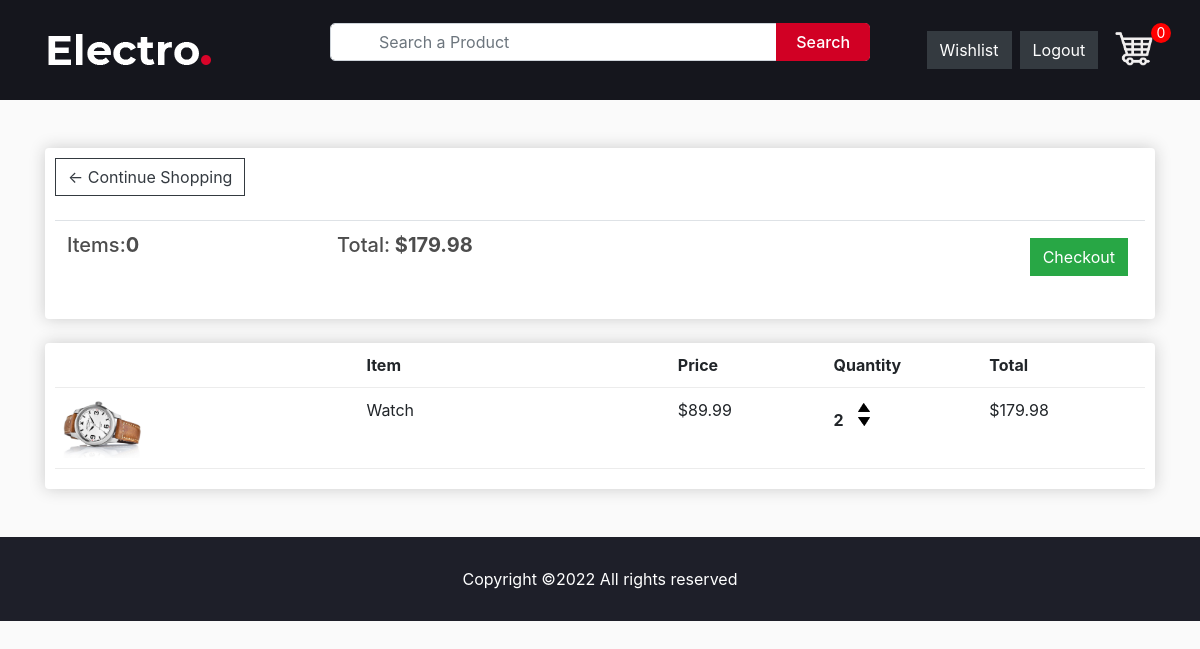
The page /cart/ (signed in) on the database as committed earlier.
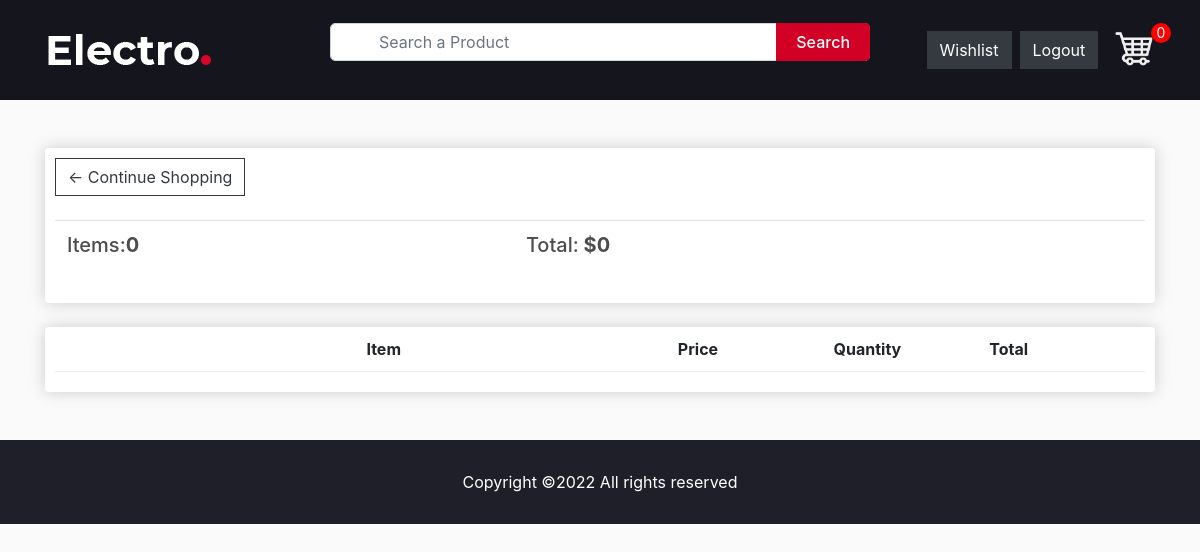
The same page on the database as committed later.
### store/models.py (models this page shows, shortened)
class Order(models.Model):
    customer = models.ForeignKey(
        Customer, on_delete=models.CASCADE, blank=True, null=True
    )
    items = models.ManyToManyField(OrderItem)
    date_orderd = models.DateTimeField(auto_now_add=True)
    ordered = models.BooleanField(default=False, null=False, blank=False)
    being_delivered = models.BooleanField(default=False)
    transaction_id = models.CharField(max_length=200, null=True)
    total_price = models.FloatField(max_length=200, null=True)  # added
    sphipping_address = models.ForeignKey(
        "ShippingAddress", on_delete=models.SET_NULL, blank=True, null=True
    )
    payment = models.ForeignKey(
        "Payment", on_delete=models.SET_NULL, blank=True, null=True
    )
    def get_total(self):
        total = 0
        for order_items in self.items.all():
            total = total + order_items.get_total_item_price
        return total

class OrderItem(models.Model):
    customer = models.ForeignKey(
        Customer, on_delete=models.CASCADE, blank=True, null=True
    )
    product = models.ForeignKey(Product, on_delete=models.CASCADE, null=True)
    quantity = models.IntegerField(default=0, null=True, blank=True)
    ordered = models.BooleanField(default=False)
    @property
    def get_total_item_price(self):
        total = self.product.price * self.quantity
        return total

class Product(models.Model):
    name = models.CharField(max_length=200, null=True)
    price = models.DecimalField(max_digits=7, decimal_places=2)
    digital = models.BooleanField(default=False, null=True, blank=False)
    image = models.ImageField(null=True, blank=True)
    status = models.BooleanField(default=False, null=True, blank=False)  # changed
    description = models.TextField(max_length=1000, null=True, blank=True)  # added
    @property
    def imageURL(self):
        try:
            url = self.image.url
        except:
            url = ""
        return url

### store/views.py (the view)
# urls.py: path("cart/", views.cart, name="cart"),
@login_required(login_url="login")
def cart(request):
    try:
        customer = get_object_or_404(Customer, user=request.user)
        order = Order.objects.get(customer=customer, ordered=False)
        context = {"object": order}
        return render(request, "store/cart.html", context)
    except ObjectDoesNotExist:
        messages.warning(request, "You do not have an active order")
        return redirect("/")

### context_processors/context_processors.py (called while the page is built)
def total_cart_items(request):
    if request.user.is_authenticated and not request.user.is_superuser:
        customer = Customer.objects.filter(user=request.user).first()
        if customer is None:
            return {"totalCartItems": 0}
        order = Order.objects.filter(customer=customer, ordered=False).first()
        if order is None:
            return {"totalCartItems": 0}
        cartItems = order.get_cart_items
    else:
        try:
            cart = json.loads(request.COOKIES["cart"])
        except:
            cart = {}
        items = []
        cartItems = 0
        for i in cart:
            try:
                cartItems += cart[i]["quantity"]
            except:
                pass
    return {"totalCartItems": cartItems}

### store/templates/store/cart.html
{% extends 'store/header.html' %}
{% load static %}
{% block content %}
	<div class="container py-5">
		<div class="row">
			<div class="col-lg-12">
				<div class="box-element">
					<a  class="btn btn-outline-dark" href="{% url 'store' %}">&#x2190; Continue Shopping</a>
					<br>
					<br>
					<table class="table">
						<tr>
							<th><h5>Items:<strong>{{totalCartItems}}</strong></h5></th>
							<th><h5>Total:<strong> ${{object.get_total}}</strong></h5></th>
							<th>
								{% if object.get_total %}
								<a  style="float:right; margin:5px;" class="btn btn-success" href="{% url 'checkout' %}">Checkout</a>
								{% endif %}
							</th>
						</tr>
					</table>
				</div>
				<br>
				<div class="box-element">
					<div class="cart-row">
						<div style="flex:2"></div>
						<div style="flex:2"><strong>Item</strong></div>
						<div style="flex:1"><strong>Price</strong></div>
						<div style="flex:1"><strong>Quantity</strong></div>
						<div style="flex:1"><strong>Total</strong></div>
					</div>
					{% for item in object.items.all %}
					<div class="cart-row">
						<div style="flex:2"><img class="row-image" src="{{item.product.imageURL}}"></div>
						<div style="flex:2"><p>{{item.product.name}}</p></div>
						<div style="flex:1"><p>${{item.product.price|floatformat:2}}</p></div>
						<div style="flex:1">
							<p class="quantity">{{item.quantity}}</p>
							<div class="quantity">
								<a href="{% url 'add_to_cart' item.product.id %}"><img class="chg-quantity" src="{% static  'images/arrow-up.png' %}"></a>
								<a href="{% url 'remove_from_cart' item.product.id %}"><img class="chg-quantity" src="{% static  'images/arrow-down.png' %}"></a>
							</div>
						</div>
						<div style="flex:1"><p>${{item.get_total_item_price}}</p></div>
					</div>
					{% endfor %}
				</div>
			</div>
		</div>
	</div>
{% endblock content %}

Rows that differ between the two databases and show on the page:
no longer on this page (row edited): Order: get_total "179.98"
no longer on this page (row unchanged): OrderItem: product.imageURL (picture), product.name "Watch", product.price "89.99", quantity "2", get_total_item_price "179.98"
added Order: get_total "0"
Other text that changed with them:
text no longer shown: "Checkout"
